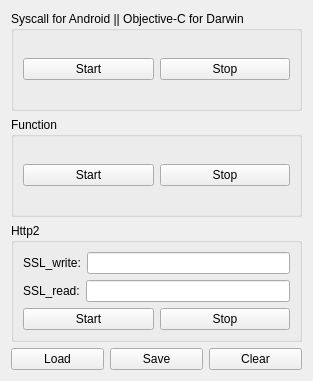
<?xml version="1.0" encoding="UTF-8"?>
<ui version="4.0">
 <class>HyperTraceManager</class>
 <widget class="QWidget" name="HyperTraceManager">
  <property name="geometry">
   <rect>
    <x>0</x>
    <y>0</y>
    <width>313</width>
    <height>381</height>
   </rect>
  </property>
  <property name="windowTitle">
   <string>Form</string>
  </property>
  <layout class="QGridLayout" name="gridLayout">
   <item row="0" column="0">
    <layout class="QVBoxLayout" name="verticalLayout_7">
     <item>
      <widget class="QGroupBox" name="groupBoxSyscallObjc">
       <property name="toolTip">
        <string>HyperTrace for android syscalls or apple darwin objc runtime.</string>
       </property>
       <property name="statusTip">
        <string/>
       </property>
       <property name="title">
        <string>Syscall for Android || Objective-C for Darwin</string>
       </property>
       <layout class="QVBoxLayout" name="verticalLayout_5">
        <item>
         <layout class="QHBoxLayout" name="horizontalLayout_5">
          <item>
           <widget class="QPushButton" name="pushButtonSyscallStart">
            <property name="text">
             <string>Start</string>
            </property>
           </widget>
          </item>
          <item>
           <widget class="QPushButton" name="pushButtonSyscallStop">
            <property name="text">
             <string>Stop</string>
            </property>
           </widget>
          </item>
         </layout>
        </item>
       </layout>
      </widget>
     </item>
     <item>
      <widget class="QGroupBox" name="groupBoxFunc">
       <property name="toolTip">
        <string>HyperTrace for normal function.</string>
       </property>
       <property name="title">
        <string>Function</string>
       </property>
       <layout class="QVBoxLayout" name="verticalLayout_4">
        <item>
         <layout class="QHBoxLayout" name="horizontalLayout">
          <item>
           <widget class="QPushButton" name="pushButtonFuncStart">
            <property name="text">
             <string>Start</string>
            </property>
           </widget>
          </item>
          <item>
           <widget class="QPushButton" name="pushButtonFuncStop">
            <property name="text">
             <string>Stop</string>
            </property>
           </widget>
          </item>
         </layout>
        </item>
       </layout>
      </widget>
     </item>
     <item>
      <widget class="QGroupBox" name="groupBoxHTTP2">
       <property name="toolTip">
        <string>HyperTrace for http2 protocol.</string>
       </property>
       <property name="statusTip">
        <string/>
       </property>
       <property name="title">
        <string>Http2</string>
       </property>
       <layout class="QVBoxLayout" name="verticalLayout_3">
        <item>
         <layout class="QHBoxLayout" name="horizontalLayout_2">
          <item>
           <widget class="QLabel" name="label">
            <property name="text">
             <string>SSL_write:</string>
            </property>
           </widget>
          </item>
          <item>
           <widget class="QLineEdit" name="lineEditSSLWrite">
            <property name="toolTip">
             <string>The target uvm hookee SSL_write address.</string>
            </property>
           </widget>
          </item>
         </layout>
        </item>
        <item>
         <layout class="QHBoxLayout" name="horizontalLayout_3">
          <item>
           <widget class="QLabel" name="label_2">
            <property name="text">
             <string>SSL_read:</string>
            </property>
           </widget>
          </item>
          <item>
           <widget class="QLineEdit" name="lineEditSSLRead">
            <property name="toolTip">
             <string>The target uvm hookee SSL_read address</string>
            </property>
           </widget>
          </item>
         </layout>
        </item>
        <item>
         <layout class="QHBoxLayout" name="horizontalLayout_4">
          <item>
           <widget class="QPushButton" name="pushButtonHTTP2Start">
            <property name="text">
             <string>Start</string>
            </property>
           </widget>
          </item>
          <item>
           <widget class="QPushButton" name="pushButtonHTTP2Stop">
            <property name="text">
             <string>Stop</string>
            </property>
           </widget>
          </item>
         </layout>
        </item>
       </layout>
      </widget>
     </item>
     <item>
      <layout class="QHBoxLayout" name="horizontalLayout_7">
       <item>
        <widget class="QPushButton" name="pushButtonLoadHTD">
         <property name="toolTip">
          <string>Load saved hypertrace databse.</string>
         </property>
         <property name="text">
          <string>Load</string>
         </property>
        </widget>
       </item>
       <item>
        <widget class="QPushButton" name="pushButtonSaveHTD">
         <property name="toolTip">
          <string>Save current hypertrace databse.</string>
         </property>
         <property name="text">
          <string>Save</string>
         </property>
        </widget>
       </item>
       <item>
        <widget class="QPushButton" name="pushButtonClear">
         <property name="text">
          <string>Clear</string>
         </property>
        </widget>
       </item>
      </layout>
     </item>
    </layout>
   </item>
  </layout>
 </widget>
 <resources/>
 <connections/>
</ui>
